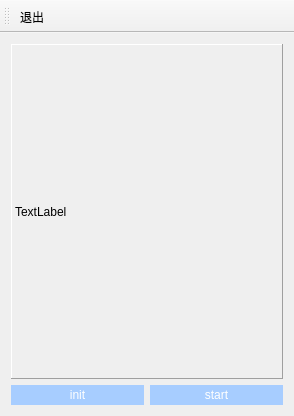
<?xml version="1.0" encoding="UTF-8"?>
<ui version="4.0">
 <class>MainWindow</class>
 <widget class="QMainWindow" name="MainWindow">
  <property name="geometry">
   <rect>
    <x>0</x>
    <y>0</y>
    <width>294</width>
    <height>416</height>
   </rect>
  </property>
  <property name="windowTitle">
   <string>MainWindow</string>
  </property>
  <property name="styleSheet">
   <string notr="true"/>
  </property>
  <widget class="QWidget" name="centralWidget">
   <layout class="QGridLayout" name="gridLayout">
    <item row="2" column="0">
     <widget class="QPushButton" name="init_p2p_pushButton">
      <property name="styleSheet">
       <string notr="true">QPushButton
{
    color: rgb(255, 255, 255);
    background-color: rgb(167, 205, 255);
    border:none;
    padding: 3px;
    font-family: &quot;Verdana&quot;;

    text-align: center;
}
QPushButton:pressed
{
    background-color: rgb(85, 170, 255);
    text-align: right;
    padding-right: 20px;
    font-weight:100
}</string>
      </property>
      <property name="text">
       <string>init</string>
      </property>
     </widget>
    </item>
    <item row="2" column="1">
     <widget class="QPushButton" name="start_pushButton">
      <property name="styleSheet">
       <string notr="true">QPushButton
{
    color: rgb(255, 255, 255);
    background-color: rgb(167, 205, 255);
    border:none;
    padding: 3px;
    font-family: &quot;Verdana&quot;;
}
QPushButton:pressed
{
    background-color: rgb(85, 170, 255);
    padding-right: 20px;
    font-weight:100
}</string>
      </property>
      <property name="text">
       <string>start</string>
      </property>
     </widget>
    </item>
    <item row="0" column="0" rowspan="2" colspan="2">
     <widget class="QLabel" name="play_label">
      <property name="frameShape">
       <enum>QFrame::Panel</enum>
      </property>
      <property name="frameShadow">
       <enum>QFrame::Raised</enum>
      </property>
      <property name="text">
       <string>TextLabel</string>
      </property>
     </widget>
    </item>
   </layout>
  </widget>
  <widget class="QToolBar" name="toolBar">
   <property name="windowTitle">
    <string>toolBar</string>
   </property>
   <attribute name="toolBarArea">
    <enum>TopToolBarArea</enum>
   </attribute>
   <attribute name="toolBarBreak">
    <bool>false</bool>
   </attribute>
   <addaction name="actionExit"/>
  </widget>
  <action name="actionExit">
   <property name="text">
    <string>退出</string>
   </property>
  </action>
 </widget>
 <layoutdefault spacing="6" margin="11"/>
 <resources/>
 <connections/>
</ui>
